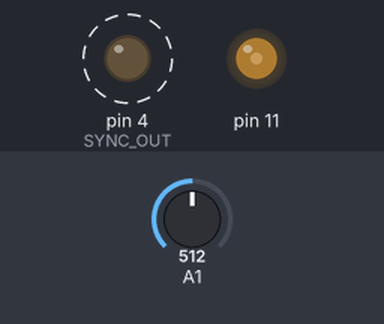
The sketch below on a simulated Arduino Uno, built with avr-gcc and run on an emulated ATmega328P. Shown: output pins drawn as LEDs (lit = HIGH). Dashed ring = blinking. Inputs (shaded band) come from the test bench; at power-on: A1 = 512.

Above: at 1.5 s.
1.6 s: A1 set to 122
At 2.1 s:
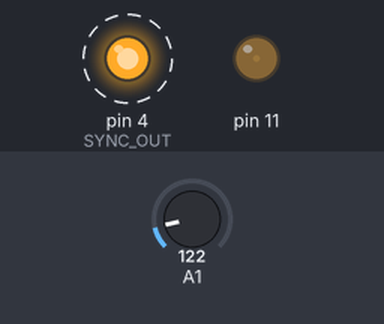
At 3.88 s:
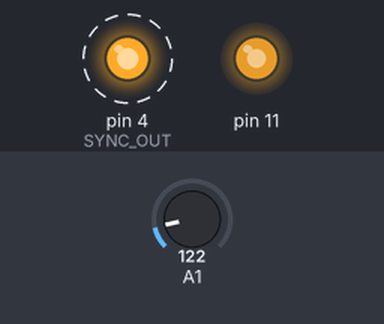
4.9 s: A1 set to 6
At 6.64 s:
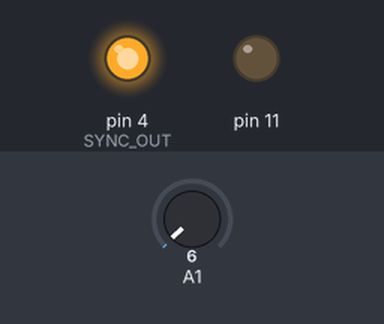
8.2 s: A1 set to 0
Timing chart, 0 to 17.5 s (numbered marks = the images above; inputs shaded):
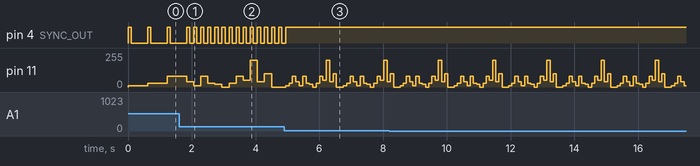

The sketch:

sync_master.ino
```cpp
#include <TimerOne.h>

// 同期信号を出力するピン
#define SYNC_OUT 4

// シーケンサーのステップ数
#define MAXSTEP (16)

// シーケンサーの出力したい値をならべます。(0 ~ 255)
const uint8_t sequencerSteps[MAXSTEP] = {
  10, 30, 80, 40,
  10, 80, 30, 20,
   0, 30, 80, 50,
 200, 40, 100, 0,
};

// いまどのステップか?
int step = 0;

#define cbi(sfr, bit) (_SFR_BYTE(sfr) &= ~_BV(bit))
#define sbi(sfr, bit) (_SFR_BYTE(sfr) |= _BV(bit))
void setup() {

 // Timer2 PWM を高速にする
  cbi (TCCR2A, COM2A0);
  sbi (TCCR2A, COM2A1);
  sbi (TCCR2A, WGM20);
  sbi (TCCR2A, WGM21);
  cbi (TCCR2B, WGM22);
  sbi (TCCR2B, CS20);
  cbi (TCCR2B, CS21);
  cbi (TCCR2B, CS22);
  sbi(DDRB,3);

  pinMode(SYNC_OUT, OUTPUT);
}

void loop() {

   auto output = sequencerSteps[step];
   OCR2A = output;

   digitalWrite(SYNC_OUT, HIGH); //同期信号(HIGH)を出す
   delay(100);
   digitalWrite(SYNC_OUT, LOW); //同期信号を元に戻す

   // テンポはA1のノブで操作します。
   delay(analogRead(1));

   if (step++ >= MAXSTEP) {
    step = 0;
   }
}
```

Measured:
- after the input at 1.6 s, pin 4 (SYNC_OUT): alternates HIGH for 0.10 s and LOW for 0.12 s, starting after 0.46 s
- after the input at 4.9 s, pin 4 (SYNC_OUT): goes on until 4.9 s, then stays HIGH
- by itself, pin 4 (SYNC_OUT): alternates HIGH for 0.10 s and LOW for 0.51 s
- by itself, pin 11: repeats every 1.7 s: 0/255 0.20 s, 10/255 0.10 s, 30/255 0.10 s, 80/255 0.10 s, 40/255 0.10 s, 10/255 0.10 s, 80/255 0.10 s, 30/255 0.10 s, 20/255 0.10 s, 0/255 0.10 s, 30/255 0.10 s, 80/255 0.10 s, 50/255 0.10 s, 200/255 0.10 s, 40/255 0.10 s, 100/255 0.10 s
